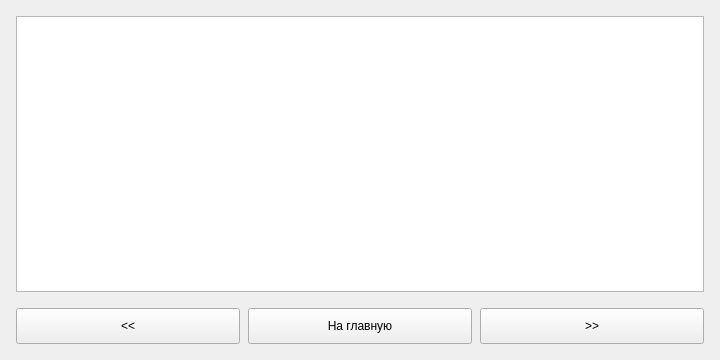
<?xml version="1.0" encoding="UTF-8"?>
<ui version="4.0">
 <class>HelpInformation</class>
 <widget class="QWidget" name="HelpInformation">
  <property name="windowModality">
   <enum>Qt::NonModal</enum>
  </property>
  <property name="geometry">
   <rect>
    <x>0</x>
    <y>0</y>
    <width>720</width>
    <height>360</height>
   </rect>
  </property>
  <property name="sizePolicy">
   <sizepolicy hsizetype="Fixed" vsizetype="Fixed">
    <horstretch>0</horstretch>
    <verstretch>0</verstretch>
   </sizepolicy>
  </property>
  <property name="minimumSize">
   <size>
    <width>360</width>
    <height>360</height>
   </size>
  </property>
  <property name="maximumSize">
   <size>
    <width>720</width>
    <height>720</height>
   </size>
  </property>
  <property name="windowTitle">
   <string>Event Organizer | Помощь</string>
  </property>
  <property name="windowIcon">
   <iconset resource="resources/resources.qrc">
    <normaloff>:/icons/favicon.ico</normaloff>:/icons/favicon.ico</iconset>
  </property>
  <layout class="QGridLayout" name="gridLayout">
   <property name="leftMargin">
    <number>16</number>
   </property>
   <property name="topMargin">
    <number>16</number>
   </property>
   <property name="rightMargin">
    <number>16</number>
   </property>
   <property name="bottomMargin">
    <number>16</number>
   </property>
   <property name="horizontalSpacing">
    <number>8</number>
   </property>
   <property name="verticalSpacing">
    <number>16</number>
   </property>
   <item row="0" column="0" colspan="3">
    <widget class="QTextBrowser" name="textBrowser">
     <property name="minimumSize">
      <size>
       <width>0</width>
       <height>0</height>
      </size>
     </property>
     <property name="maximumSize">
      <size>
       <width>9999999</width>
       <height>9999999</height>
      </size>
     </property>
    </widget>
   </item>
   <item row="1" column="0">
    <widget class="QPushButton" name="backButton">
     <property name="minimumSize">
      <size>
       <width>0</width>
       <height>36</height>
      </size>
     </property>
     <property name="text">
      <string>&lt;&lt;</string>
     </property>
     <property name="shortcut">
      <string>Ctrl+Left</string>
     </property>
    </widget>
   </item>
   <item row="1" column="1">
    <widget class="QPushButton" name="homeButton">
     <property name="minimumSize">
      <size>
       <width>0</width>
       <height>36</height>
      </size>
     </property>
     <property name="text">
      <string>На главную</string>
     </property>
     <property name="shortcut">
      <string>Ctrl+H</string>
     </property>
    </widget>
   </item>
   <item row="1" column="2">
    <widget class="QPushButton" name="nextButton">
     <property name="minimumSize">
      <size>
       <width>0</width>
       <height>36</height>
      </size>
     </property>
     <property name="text">
      <string>&gt;&gt;</string>
     </property>
     <property name="shortcut">
      <string>Ctrl+Right</string>
     </property>
    </widget>
   </item>
  </layout>
 </widget>
 <resources>
  <include location="resources/resources.qrc"/>
 </resources>
 <connections/>
</ui>
